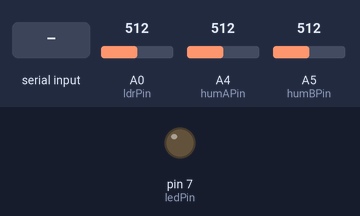
Recording of a sketch running on a simulated Arduino Uno, built with avr-gcc and run on an emulated ATmega328P. On the bench: output pins drawn as LEDs (lit = HIGH). The test bench sets the inputs (shaded band); at power-on: A0 (ldrPin) = 512, A4 (humAPin) = 512, A5 (humBPin) = 512. What the sketch prints to the serial monitor is not drawn.

Above: at 2.2 s.
2.3 s: "dark\n" received over Serial
At 4.2 s:
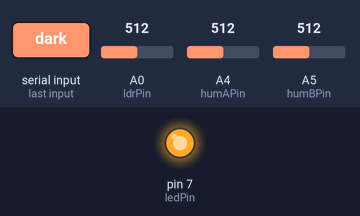
4.5 s: "light\n" received over Serial
At 6.0 s:
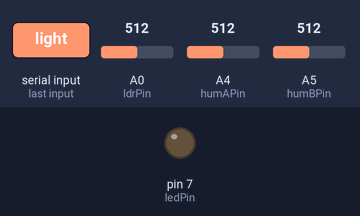
Timing chart, 0 to 7.5 s (numbered marks = the images above; inputs shaded):
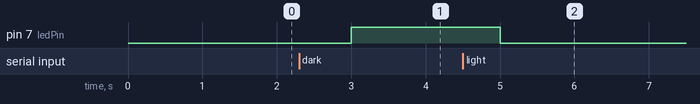

The sketch:

ard2rasp.ino
```cpp
// Define communication variable
String command;

// Define pins
const int humAPin = A4;
const int humBPin = A5;
const int ledPin = 7;
const int ldrPin = A0;

int humAVal = 0;
int humBVal = 0;
int ldrVal = 0;

void setup() {

  Serial.begin(9600);

  // Initialize pins
  pinMode(humAPin, INPUT);
  pinMode(humBPin, INPUT);
  pinMode(ledPin, OUTPUT);
  pinMode(ldrPin, INPUT);

  delay(1000);
}

void loop() {

  //read LDR
  ldrVal = analogRead(ldrPin);

  //read Humidity Sensors
  humAVal = analogRead(humAPin);
  humBVal = analogRead(humBPin);

  // Send info to Raspi
  Serial.print("ldr");  // distinguish
  Serial.println(ldrVal);
  Serial.print("huma");
  Serial.println(humAVal);
  Serial.print("humb");
  Serial.println(humBVal);

  if(Serial.available()){

    // Read from Raspi
    command = Serial.readStringUntil('\n');
    command.trim(); // eliminates white spaces

    // Actions
    if (command.equals("dark")){

      digitalWrite(ledPin, HIGH);

    }else if (command.equals("light")){

      digitalWrite(ledPin, LOW);

    }else{

      // Default nothing

    }
  }

  delay(1000);
}
```

Measured:
- after the input at 2.3 s, pin 7 (ledPin): LOW → HIGH after 0.70 s
- after the input at 4.5 s, pin 7 (ledPin): HIGH → LOW after 0.51 s
